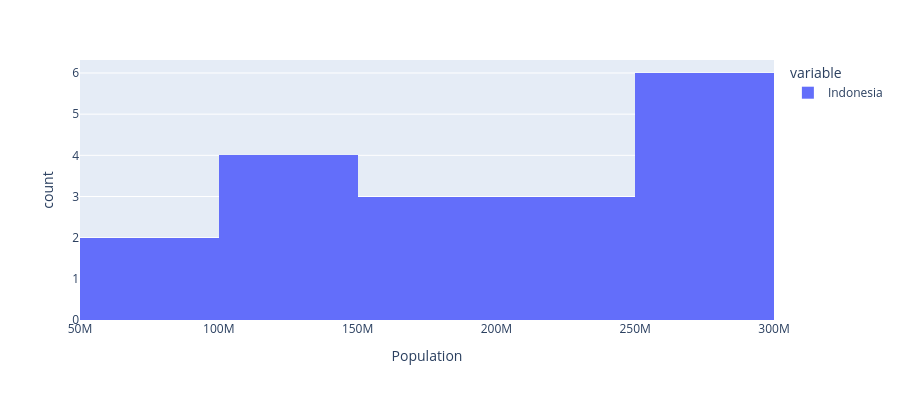

Write notebook code for a chart like this one.
### Markdown cell above
## Histogram

### Code cell
px.histogram(df_pivot['Indonesia'], nbins=5, labels={'value':'Population'}, height=400)

### Figure 1 — Plotly figure (JSON) as saved in the notebook; plotly's stock layout.template omitted (floating-point values rounded to 4 significant figures)
{"data": [{"bingroup": "x", "hovertemplate": "variable=Indonesia<br>Population=%{x}<br>count=%{y}<extra></extra>", "legendgroup": "Indonesia", "marker": {"color": "#636efa", "pattern": {"shape": ""}}, "name": "Indonesia", "nbinsx": 5, "orientation": "v", "showlegend": true, "type": "histogram", "x": [77270000.0, 87750000.0, 100300000.0, 114800000.0, 130700000.0, 147400000.0, 165000000.0, 181400000.0, 196900000.0, 211500000.0, 226300000.0, 241800000.0, 258400000.0, 261600000.0, 264700000.0, 267700000.0, 270600000.0, 273500000.0], "xaxis": "x", "yaxis": "y"}], "layout": {"barmode": "relative", "height": 400, "legend": {"title": {"text": "variable"}, "tracegroupgap": 0}, "margin": {"t": 60}, "xaxis": {"anchor": "y", "domain": [0, 1], "title": {"text": "Population"}}, "yaxis": {"anchor": "x", "domain": [0, 1], "title": {"text": "count"}}}}
